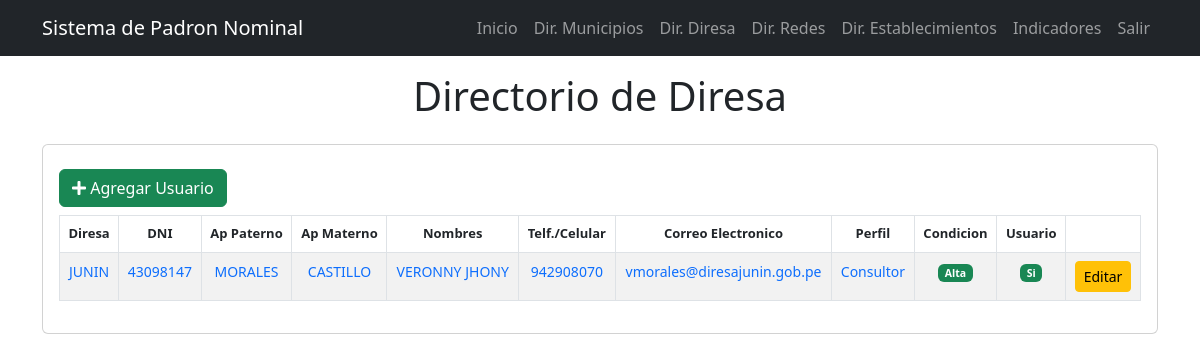
/directorio_salud/ (signed in), run on an earlier commit of the app's database.
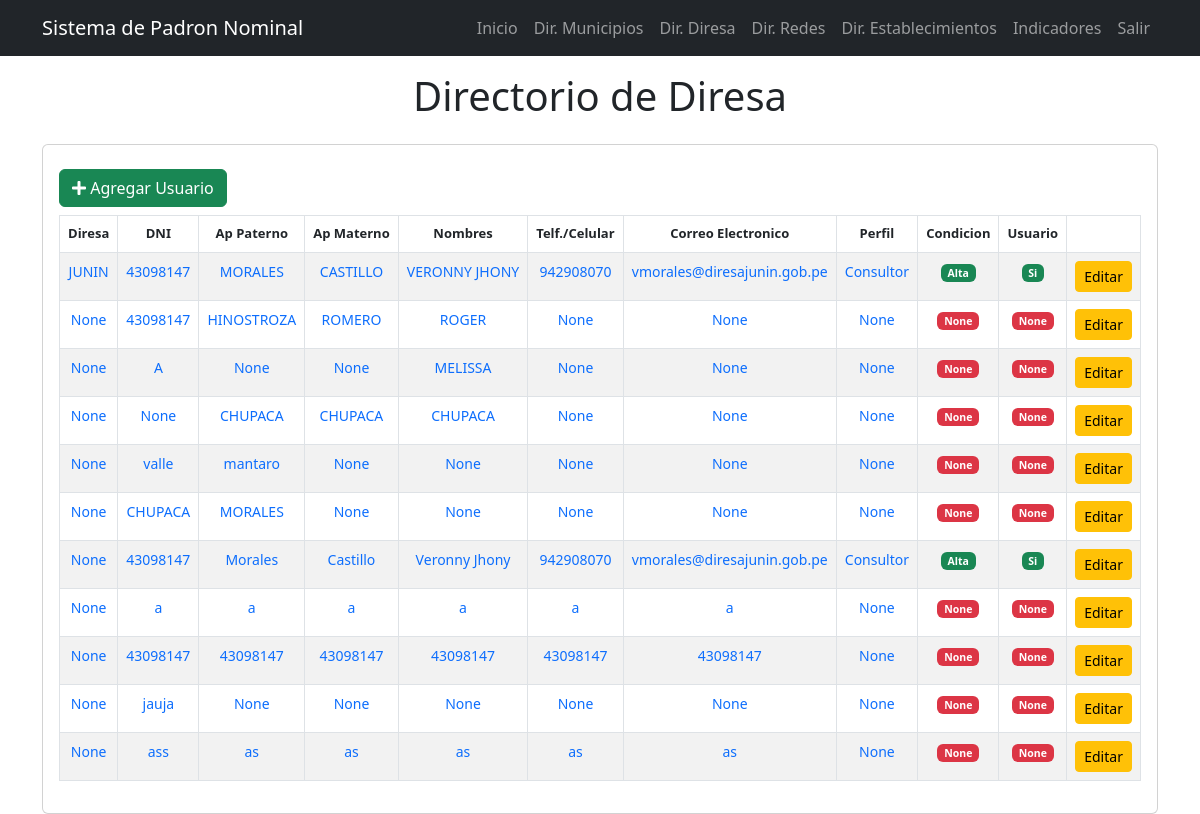
And on a later commit of the database.
### filiacion/models.py (models this page shows, shortened)
class Directorio(models.Model):
    TIPO_USUARIO = [
                    ('diresa', 'diresa'),
                    ('red', 'red'),
                    ('microred', 'microred'),
                    ('establecimiento', 'establecimiento'),
                ]
    PERFIL = [
                ('Consultor', 'Consultor'),
                ('Registrador', 'Registrador'),
            ]
    CONDICION = [
                    ('Alta', 'Alta'),
                    ('Baja', 'Baja'),
                ]
    CUENTA_USUARIO = [
                    ('Si', 'Si'),
                    ('No', 'No'),
                    ('Espera respuesta MINSA', 'Espera respuesta MINSA'),
                ]
    diresa = models.CharField(max_length=100,null=True, blank=True)
    red = models.CharField(max_length=100,null=True, blank=True)
    microred = models.CharField(max_length=100,null=True, blank=True)
    establecimiento = models.CharField(max_length=100,null=True, blank=True)
    tipo_usuario = models.CharField(choices=TIPO_USUARIO, max_length=100, null=True, blank=True)
    documento_identidad = models.CharField(max_length=100,null=True, blank=True)
    apellido_paterno = models.CharField(max_length=100,null=True, blank=True)
    apellido_materno = models.CharField(max_length=200,null=True, blank=True)
    nombres = models.CharField(max_length=200,null=True, blank=True)
    telefono = models.CharField(max_length=200,null=True, blank=True)
    correo_electronico = models.CharField(max_length=200,null=True, blank=True)
    perfil = models.CharField(choices=PERFIL,max_length=100,null=True, blank=True)
    condicion = models.CharField(choices=CONDICION,max_length=100,null=True, blank=True)
    cuenta_usuario = models.CharField(choices=CUENTA_USUARIO,max_length=100,null=True, blank=True)
    contraseña_usuario = models.CharField(max_length=100,null=True, blank=True)
    req_formato = models.FileField(upload_to="filiacion/formato/",null=True, blank=True)
    dateTimeOfUpload_req_formato = models.DateTimeField(auto_now = True,null=True, blank=True)
    req_generales_excel = models.FileField(upload_to="filiacion/excel/",null=True, blank=True)
    dateTimeOfUpload_generales_excel = models.DateTimeField(auto_now = True,null=True, blank=True)

### filiacion/views.py (the view)
# urls.py: path('directorio_salud/', views.directorio_diresa, name='directorio_salud'),
@login_required
def directorio_diresa(request):
    directorio_diresas = Directorio.objects.all()
    context = {
                'directorio_diresas': directorio_diresas,
                }
    return render(request, 'directorio_diresa.html', context)

### filiacion/templates/directorio_diresa.html
{% extends 'base.html' %}
{% block content %}
<main class="container">
    <div class="display-1 text-center py-3">
      <h1>Directorio de Diresa</h1>
    </div>
  <section class="card card-body">
    <div class="row">
      <div class="col-md-6 py-2">
        {% if user.is_authenticated %}
        <a href="/directorio/create/" class="btn btn-success"><i class="fa fa-plus"></i> Agregar Usuario</a>
        {% endif %}
      </div>
    </div>
    <div class="row">
      <div class="table-responsive">
        <table id="table_padron_diresa" class="table table-bordered table-hover table-striped">
          <thead class="text-center" style="font-size: 13px;">
            <tr>
              <th>Diresa</th>
              <th>DNI</th>
              <th>Ap Paterno</th>
              <th>Ap Materno</th>
              <th>Nombres</th>
              <th>Telf./Celular</th>
              <th>Correo Electronico</th>
              <th>Perfil</th>
              <th>Condicion</th>
              <th>Usuario</th>
              <th></th>
            </tr>
          </thead>
          <tbody class="text-center" style="font-size: 14px;" >
              {% for directorio_diresa in directorio_diresas %}
              <tr>
                <td class="text-primary">{{ directorio_diresa.diresa }}</td>
                <td class="text-primary">{{ directorio_diresa.documento_identidad }}</td>
                <td class="text-primary">{{ directorio_diresa.apellido_paterno }}</td>
                <td class="text-primary">{{ directorio_diresa.apellido_materno }}</td>
                <td class="text-primary">{{ directorio_diresa.nombres }}</td>
                <td class="text-primary">{{ directorio_diresa.telefono }}</td>
                <td class="text-primary">{{ directorio_diresa.correo_electronico }}</td>
                <td class="text-primary">{{ directorio_diresa.perfil }}</td>
                {% if directorio_diresa.condicion == "Alta" %}
                <td>
                  <span class="badge bg-success">{{ directorio_diresa.condicion }}</span>
                </td>
                {% else %}
                <td>
                  <span class="badge bg-danger">{{ directorio_diresa.condicion }}</span>
                </td>
                {% endif %}
                {% if directorio_diresa.cuenta_usuario == "Si" %}
                <td>
                  <span class="badge bg-success">{{ directorio_diresa.cuenta_usuario }}</span>
                </td>
                {% else %}
                <td>
                  <span class="badge bg-danger">{{ directorio_diresa.cuenta_usuario }}</span>
                </td>
                {% endif %}
                <td>
                  <a href="{% url 'directorio_diresa_detail' directorio_diresa.id %}" class="btn btn-warning btn-sm">
                    Editar
                  </a>
                </td>
              </tr>
            {% endfor %}
          </tbody>
        </table>
      </div>
    </div>
  </section>
</main>
{% endblock %}

What changed in the data, as far as the page shows it:
added Directorio: diresa "None", documento_identidad "43098147", apellido_paterno "HINOSTROZA", apellido_materno "ROMERO", nombres "ROGER", telefono "None", correo_electronico "None", perfil "None", condicion "None", cuenta_usuario "None"
added Directorio: diresa "None", documento_identidad "A", apellido_paterno "None", apellido_materno "None", nombres "MELISSA", telefono "None", correo_electronico "None", perfil "None", condicion "None", cuenta_usuario "None"
added Directorio: diresa "None", documento_identidad "None", apellido_paterno "CHUPACA", apellido_materno "CHUPACA", nombres "CHUPACA", telefono "None", correo_electronico "None", perfil "None", condicion "None", cuenta_usuario "None"
added Directorio: diresa "None", documento_identidad "valle", apellido_paterno "mantaro", apellido_materno "None", nombres "None", telefono "None", correo_electronico "None", perfil "None", condicion "None", cuenta_usuario "None"
added Directorio: diresa "None", documento_identidad "CHUPACA", apellido_paterno "MORALES", apellido_materno "None", nombres "None", telefono "None", correo_electronico "None", perfil "None", condicion "None", cuenta_usuario "None"
added Directorio: diresa "None", documento_identidad "43098147", apellido_paterno "Morales", apellido_materno "Castillo", nombres "Veronny Jhony", telefono "942908070", correo_electronico "vmorales@diresajunin.gob.pe", perfil "Consultor", condicion "Alta", cuenta_usuario "Si"
added Directorio: diresa "None", documento_identidad "a", apellido_paterno "a", apellido_materno "a", nombres "a", telefono "a", correo_electronico "a", perfil "None", condicion "None", cuenta_usuario "None"
added Directorio: diresa "None", documento_identidad "43098147", apellido_paterno "43098147", apellido_materno "43098147", nombres "43098147", telefono "43098147", correo_electronico "43098147", perfil "None", condicion "None", cuenta_usuario "None"
added Directorio: diresa "None", documento_identidad "jauja", apellido_paterno "None", apellido_materno "None", nombres "None", telefono "None", correo_electronico "None", perfil "None", condicion "None", cuenta_usuario "None"
added Directorio: diresa "None", documento_identidad "ass", apellido_paterno "as", apellido_materno "as", nombres "as", telefono "as", correo_electronico "as", perfil "None", condicion "None", cuenta_usuario "None"
